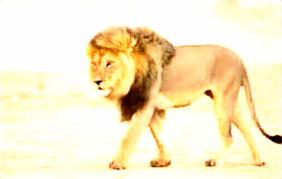
#> input picture sample/bright_lion.jpeg, 282 x 179 px; its folder holds only this picture in this run
$ python -i generate_bright.py   (imports and definitions only)
#> lines starting #> are read from the running program, lines starting #| are printed output that depends on the picture
from PIL import Image, ImageEnhance
import numpy as np
import cv2
import os


def create_bright_image(input_path, output_path):
    """Convert a normal-light image to a bright-light image."""
#> called with input_path = 'sample/bright_lion.jpeg', output_path = 'out.png'
    img = Image.open(input_path).convert("RGB")
#> img is the input picture: PIL image 282x179 RGB; mean R, G, B 246.7, 234.8, 200.1

    enhancer = ImageEnhance.Brightness(img)
    bright_img = enhancer.enhance(1.6)  # Increased from 1.4
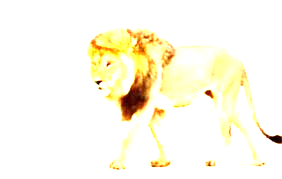
#> bright_img: PIL image 282x179 RGB; mean R, G, B 252.6, 248.9, 232.2

    enhancer = ImageEnhance.Contrast(bright_img)
    bright_img = enhancer.enhance(1.3)  # Increased from 1.2
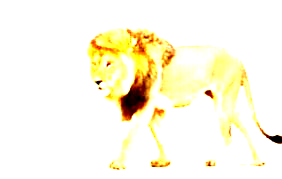
#> bright_img: PIL image 282x179 RGB; mean R, G, B 251.9, 247.7, 227.4

    bright_np = np.array(bright_img)
    gamma = 0.7  # Decreased from 0.8
    bright_np = np.clip(((bright_np / 255.0) ** gamma) * 255.0, 0, 255).astype(np.uint8)
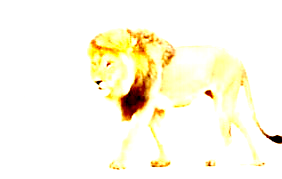
#> bright_np: shape (179, 282, 3); mean R, G, B 252.4, 248.6, 231.3

    os.makedirs(os.path.dirname(output_path), exist_ok=True)
    cv2.imwrite(output_path, cv2.cvtColor(bright_np, cv2.COLOR_RGB2BGR))


def generate_bright_dataset(normal_dir, bright_dir):
    """Process all normal images in a directory to create bright versions."""
    for img_name in os.listdir(normal_dir):
        input_path = os.path.join(normal_dir, img_name)
        output_path = os.path.join(bright_dir, img_name)
        create_bright_image(input_path, output_path)
        print(f"Created bright image: {output_path}")


base_path = "dataset/LOL-v2/"
dirs = [
    ("Real_captured/Train/Normal", "Real_captured/Train/Bright"),
    ("Synthetic/Train/Normal", "Synthetic/Train/Bright"),
    ("Real_captured/Test/Normal", "Real_captured/Test/Bright"),
    ("Synthetic/Test/Normal", "Synthetic/Test/Bright"),
]

# [6 lines not run here, left out]

>>> result = create_bright_image('sample/bright_lion.jpeg', 'out.png')
